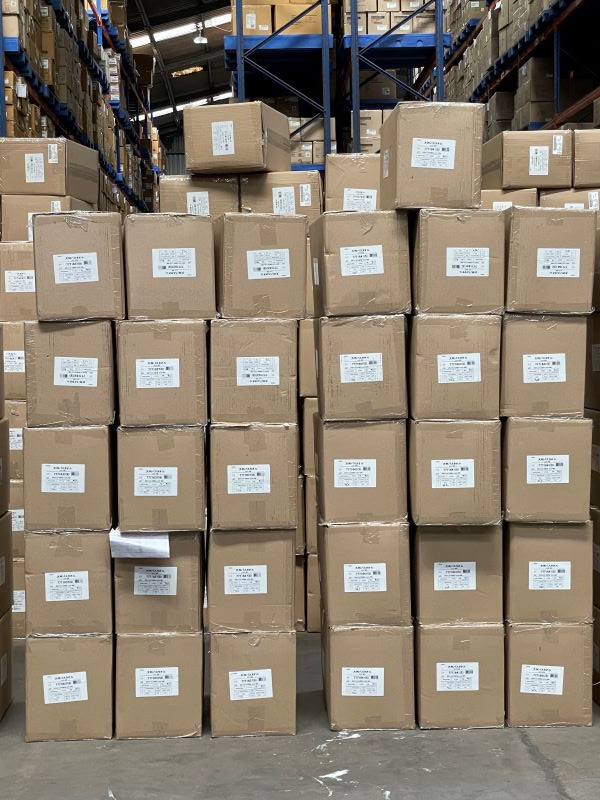
#> input picture Image Processing/Count the Number of Boxes in an Image/Images/Boxes.jpg, 600 x 800 px
$ python -i box_counter.py   (imports and definitions only)
#> lines starting #> are read from the running program, lines starting #| are printed output that depends on the picture; after the words box and inside, x2 and y2 are one past the last pixel; in counts of white or black regions, pixels touching at a corner belong together
import cv2
import numpy as np

class BoxCalculator(object):

    def __init__(self):

        self._image_path = "<PUT YOUR INPUT IMAGE PATH HERE>"
        self.output_path = "<PUT YOUR OUTPUT IMAGE PATH HERE>"
        self._width = 600
        self._height = 600
        self.boxes = 0

        self.image = None
        self.gray_image = None
        self.binary_image = None
        self.border_image = None

        self.sharpen_kernel = np.array([[-1,-1,-1], [-1,9,-1], [-1,-1,-1]])

    # [17 lines left out: functions get_image, convert_binary, remove_noise, not called in this run]

    def calculate_boxes(self, image):
        contours,_ = cv2.findContours(image.copy(), cv2.RETR_EXTERNAL, cv2.CHAIN_APPROX_SIMPLE)
        for c in contours:
            peri = cv2.arcLength(c, True)
            approx = cv2.approxPolyDP(c, 0.018*peri, True)

            if len(approx) <= 9:
                x,y,w,h = cv2.boundingRect(approx)
                if w>11 and h>12 and h<27 and w<50:
                   self.border_image = cv2.rectangle(self.image, (x,y), (x+w, y+h), (0,0,0),2)
                   self.boxes += 1
        print("There are"+ " " + str(self.boxes) + " " + "Boxes present in the image")
        return self.border_image

    def save_output(self, image):
        cv2.imwrite(self.output_path, image)

    # [28 lines left out: functions show_image, main, not called in this run]


# [2 lines not run here, left out]

>>> import cv2
>>> picture = cv2.imread('../Images/Boxes.jpg', cv2.IMREAD_GRAYSCALE)
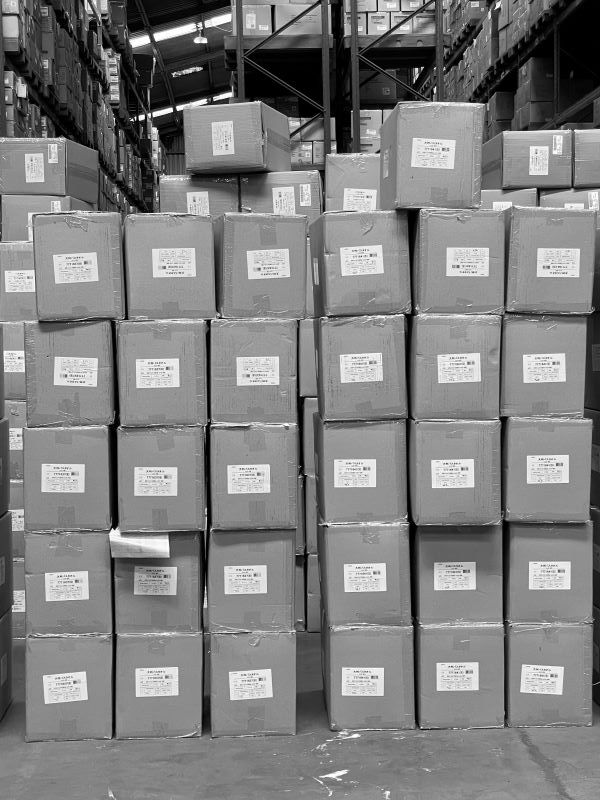
#> picture: shape (800, 600); min 0, max 255, mean 126.8
>>> result = BoxCalculator().calculate_boxes(picture)
#> in calculate_boxes, `contours,_ = cv2.findContours(image.copy(), cv2.RETR_EXTERNAL, cv2.CHA..`: contours = 5 contours, 2 with area under 20; largest, box (x1, y1, x2, y2) and area: (0, 0, 600, 800) 476734, (592, 40, 600, 48) 49, (592, 0, 600, 8) 49
#> the loop in calculate_boxes, `for c in contours:` made 5 passes
#> (peri, approx, x, y, w, h) on passes 1, 4, 5: (28, [[592, 40], [592, 47], [599, 47], [599, 40]], 592, 40, 8, 8), (28, [[592, 0], [592, 7], [599, 7], [599, 0]], 592, 0, 8, 8), (2928.6, [[0, 0], [0, 799], [599, 799], [587, 0]], 0, 0, 600, 800)
#> (peri, x, y, w, h) on passes 2 to 3: (10.24, 579, 13, 5, 3), (8.83, 585, 5, 4, 3)
#> after the loop in calculate_boxes, `for c in contours:`: self.boxes = 0
#| There are 0 Boxes present in the image
